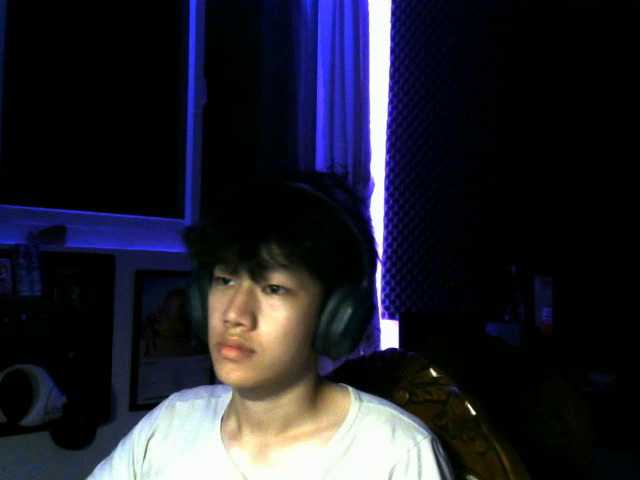
#> input picture frame 19 of video/left.avi, 640 x 480 px, given in place of the camera
$ jupyter execute --allow-errors assignemnt2_group.ipynb   (older library calls are emulated)   (text cells are left out)
#> lines starting #> are read from the running program, lines starting #| are printed output that depends on the picture
[cell 1]
import cv2
import numpy as np
import matplotlib.pyplot as plt
import json
import time
import os, shutil
import open3d as o3d
from stereovision.calibration import StereoCalibration, StereoCalibrator
from stereovision.point_cloud import PointCloud
from stereovision.exceptions import ChessboardNotFoundError

[cell 2]
def removeFolderContent(folder):
    for filename in os.listdir(folder):
        file_path = os.path.join(folder, filename)
        try:
            if os.path.isfile(file_path) or os.path.islink(file_path):
                os.unlink(file_path)
            elif os.path.isdir(file_path):
                shutil.rmtree(file_path)
        except Exception as e:
            print('Failed to delete %s. Reason: %s' % (file_path, e))

[cell 3]
def match_color_balance(reference_img: np.ndarray, target_img: np.ndarray):
    ref_channels = cv2.split(reference_img)
    target_channels = cv2.split(target_img)
    ref_means = [np.mean(ch) for ch in ref_channels]
    target_means = [np.mean(ch) for ch in target_channels]

    balanced_channels = []
    for ref_mean, target_mean, channel in zip(ref_means, target_means, target_channels):
        scale = ref_mean / target_mean if target_mean != 0 else 1
        balanced = np.clip(channel * scale, 0, 255).astype(np.uint8)
        balanced_channels.append(balanced)

    return cv2.merge(balanced_channels)

[cell 4]
def match_lighting(reference_img: np.ndarray, target_img: np.ndarray):
    ref_gray = cv2.cvtColor(reference_img, cv2.COLOR_BGR2GRAY)
    target_gray = cv2.cvtColor(target_img, cv2.COLOR_BGR2GRAY)

    ref_mean, ref_std = np.mean(ref_gray), np.std(ref_gray)
    target_mean, target_std = np.mean(target_gray), np.std(target_gray)

    adjusted = target_img.astype(np.float32)
    adjusted = adjusted - target_mean + ref_mean

    if target_std != 0:
        adjusted *= (ref_std / target_std)

    return np.clip(adjusted, 0, 255).astype(np.uint8)

[cell 5]
cam1 = cv2.VideoCapture(0)
cam2 = cv2.VideoCapture(1)
if not cam1.isOpened() or not cam2.isOpened():
    print("Error: Could not open one or both cameras")
    exit()

[cell 6]
while True:
    ret1, frame1 = cam1.read()
#> frame1 is the input picture: shape (480, 640, 3); mean B, G, R 44.8, 34.7, 34.3
    ret2, frame2 = cam2.read()

    if ret1 and ret2:
        cv2.imshow('Left Camera', frame1)
        frame2 = match_lighting(frame1, frame2)
#> in match_lighting, `ref_gray = cv2.cvtColor(reference_img, cv2.COLOR_BGR2GRAY)`:
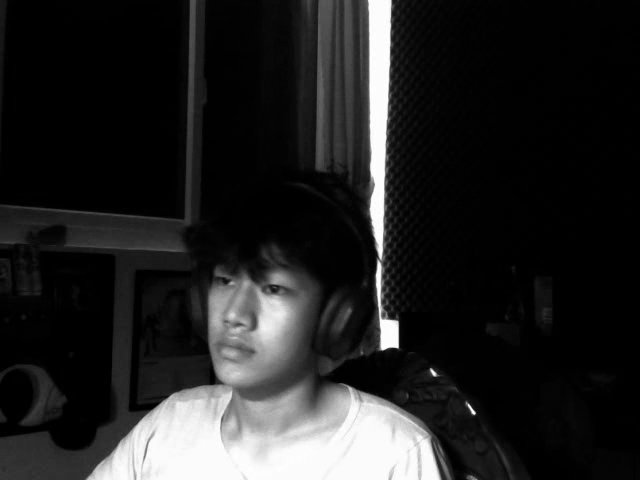
#> ref_gray: shape (480, 640); min 0, max 255, mean 35.7
#> in match_lighting, `ref_mean, ref_std = np.mean(ref_gray), np.std(ref_gray)`: ref_mean = 35.74; ref_std = 70.41
#> in match_lighting, `target_mean, target_std = np.mean(target_gray), np.std(target_gray)`: target_mean = 35.74; target_std = 70.41
        frame2 = match_color_balance(frame1, frame2)
#> in match_color_balance, `ref_means = [np.mean(ch) for ch in ref_channels]`: ref_means = [44.84, 34.71, 34.32]
#> the loop in match_color_balance, `for ref_mean, target_mean, channel in zip(ref_means, target_means, tar..` made 3 passes
#> (ref_mean, target_mean) on passes 1 to 3: (44.84, 44.84), (34.71, 34.71), (34.32, 34.32)
#> pass 1, in match_color_balance, `balanced = np.clip(channel * scale, 0, 255).astype(np.uint8)`:
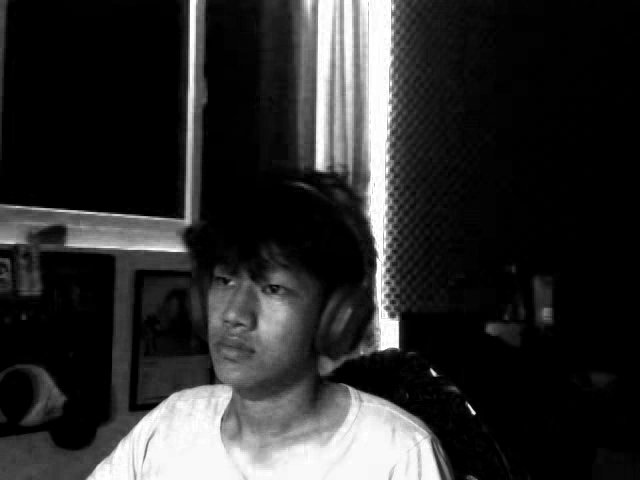
#> balanced: shape (480, 640); min 0, max 255, mean 44.8
#> pass 3, in match_color_balance, `balanced = np.clip(channel * scale, 0, 255).astype(np.uint8)`:
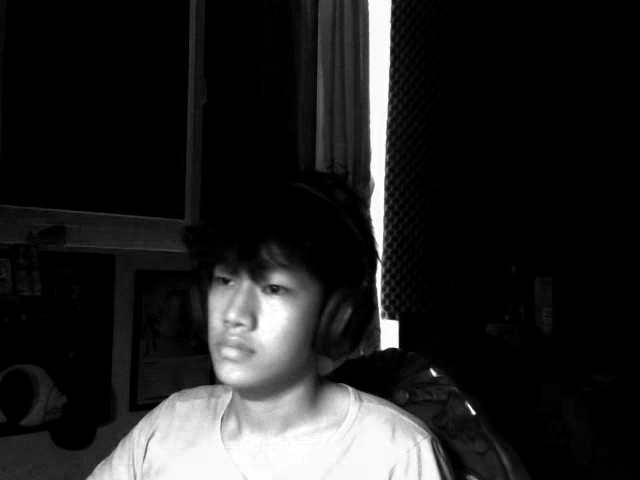
#> balanced: shape (480, 640); min 0, max 255, mean 34.3
#> after the loop in match_color_balance, `for ref_mean, target_mean, channel in zip(ref_means, target_means, tar..`: balanced_channels = 3 items
        cv2.imshow('Right Camera', frame2)

        if cv2.waitKey(1) & 0xFF == ord('q'):
#> (key q is pressed here)
            break

cv2.destroyAllWindows()

[cell 7]
cam1.release()
cam2.release()

[cell 8]
CHESSBOARD_SIZE = (8,6)

[cell 9]
CALIBRATION_PATH = "calibration/"
removeFolderContent(CALIBRATION_PATH)
os.makedirs(f"{CALIBRATION_PATH}/left")
os.makedirs(f"{CALIBRATION_PATH}/right")

[cell 10]
img_count = 0
while True:
    ret1, frame1 = cam1.read()
    ret2, frame2 = cam2.read()

    if ret1 and ret2:
        frame2 = match_lighting(frame1, frame2)
        frame2 = match_color_balance(frame1, frame2)
#> the loop in match_color_balance (call 2), `for ref_mean, target_mean, channel in zip(ref_means, target_means, tar..` made 3 passes
#> (ref_mean, target_mean) on passes 1 to 3: (44.91, 44.91), (34.71, 34.71), (34.35, 34.35)
        cv2.imshow('Left Camera', frame1)
        cv2.imshow('Right Camera', frame2)

        # Save the images when 's' is pressed
        key = cv2.waitKey(1)
#> (key q is pressed here)
        if key & 0xFF == ord('s'):
            img_count += 1
            cv2.imwrite(f'{CALIBRATION_PATH}/left/{img_count}.jpg', frame1)
            cv2.imwrite(f'{CALIBRATION_PATH}/right/{img_count}.jpg', frame2)
            print(f"Saved image pair {img_count}")
        # Break on 'q' key press
        if key & 0xFF == ord('q'):
            break
    else:
        print("Failed to capture image pair")

cv2.destroyAllWindows()

[cell 11]
rows = 6
columns = 8
square_size = 2.5

frame_height = int(cam1.get(cv2.CAP_PROP_FRAME_HEIGHT))
frame_width = int(cam1.get(cv2.CAP_PROP_FRAME_WIDTH))
#> (the rest of this cell did not finish here and is left out)

[cell 12]
def setup_stereo_matcher(is_left: bool = True) -> cv2.StereoSGBM:
    params = {
        'minDisparity': 0 if is_left else -144,
        'numDisparities': 144,
        'blockSize': 5,
        'P1': 50 * 5**3,
        'P2': 100 * 5**3,
        'disp12MaxDiff': 4,
        'uniquenessRatio': 5,
        'speckleWindowSize': 200,
        'speckleRange': 3,
        'mode': cv2.STEREO_SGBM_MODE_SGBM_3WAY
    }
    return cv2.StereoSGBM_create(**params)

[cell 13]
VIDEO_PATH = "video"
removeFolderContent(VIDEO_PATH)

[cell 14]
frame_width = int(cam1.get(cv2.CAP_PROP_FRAME_WIDTH))
frame_height = int(cam1.get(cv2.CAP_PROP_FRAME_HEIGHT))
fps = 20.0

fourcc = cv2.VideoWriter_fourcc(*'XVID')
out1 = cv2.VideoWriter(f'{VIDEO_PATH}/left.avi', fourcc, fps, (frame_width, frame_height))
out2 = cv2.VideoWriter(f'{VIDEO_PATH}/right.avi', fourcc, fps, (frame_width, frame_height))

while True:
    ret1, frame1 = cam1.read()
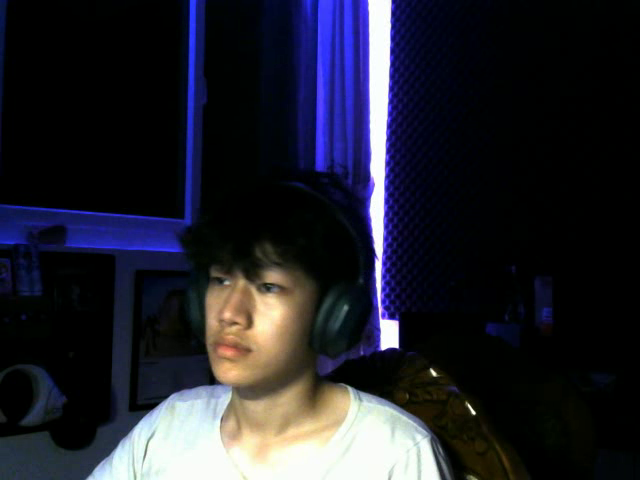
#> input picture frame 21 of video/left.avi, 640 x 480 px, given in place of the camera
#> frame1 is the input picture: shape (480, 640, 3); mean B, G, R 45.1, 34.9, 34.5
    ret2, frame2 = cam2.read()

    if ret1 and ret2:
        out1.write(frame1)
        frame2 = match_lighting(frame1, frame2)
        frame2 = match_color_balance(frame1, frame2)
#> in match_color_balance (call 3), `ref_means = [np.mean(ch) for ch in ref_channels]`: ref_means = [45.11, 34.93, 34.54]
#> the loop in match_color_balance (call 3), `for ref_mean, target_mean, channel in zip(ref_means, target_means, tar..` made 3 passes
#> (ref_mean, target_mean) on passes 1 to 3: (45.11, 45.11), (34.93, 34.93), (34.54, 34.54)
#> pass 2, in match_color_balance (call 3), `balanced = np.clip(channel * scale, 0, 255).astype(np.uint8)`:
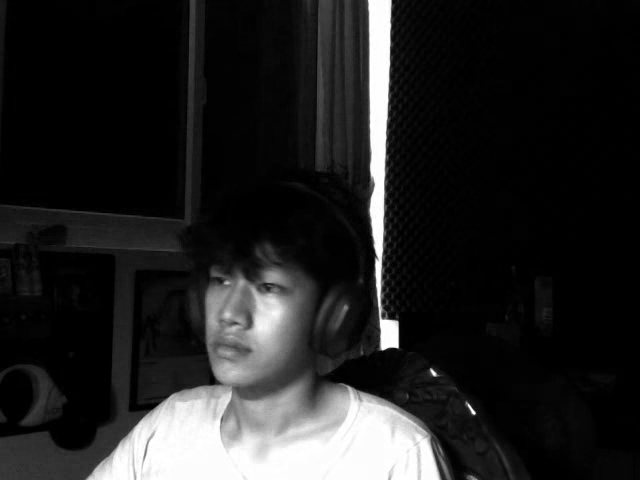
#> balanced: shape (480, 640); min 0, max 255, mean 34.9
        out2.write(frame2)

        cv2.imshow('Left Camera', frame1)
        cv2.imshow('Right Camera', frame2)

        if cv2.waitKey(1) & 0xFF == ord('q'):
#> (key q is pressed here)
            break
    else:
        print("Failed to grab frames.")
        break

out1.release()
out2.release()
cv2.destroyAllWindows()

$ run again, starting later in the video
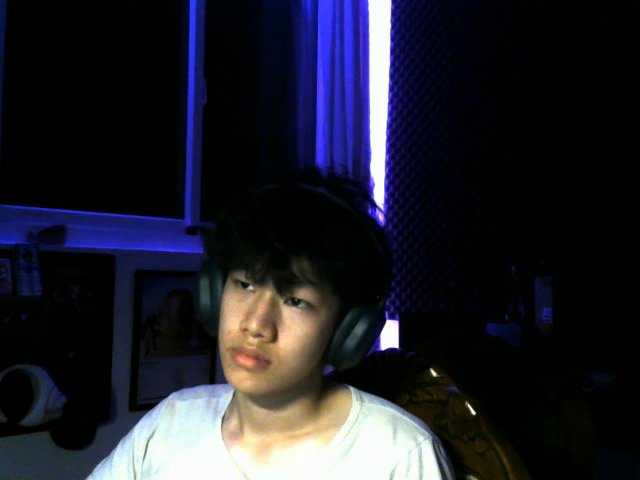
#> input picture frame 89 of video/left.avi, 640 x 480 px, given in place of the camera
#> frame1 is the input picture: shape (480, 640, 3); mean B, G, R 43.6, 33.4, 32.7
#> in match_lighting, `ref_mean, ref_std = np.mean(ref_gray), np.std(ref_gray)`: ref_mean = 34.38; ref_std = 69.29
#> in match_lighting, `target_mean, target_std = np.mean(target_gray), np.std(target_gray)`: target_mean = 34.38; target_std = 69.29
#> ref_means = [43.55, 33.45, 32.75]
#> the loop in match_color_balance, `for ref_mean, target_mean, channel in zip(ref_means, target_means, tar..` made 3 passes
#> (ref_mean, target_mean) on passes 1 to 3: (43.55, 43.55), (33.45, 33.45), (32.75, 32.75)
#> pass 1, in match_color_balance, `balanced = np.clip(channel * scale, 0, 255).astype(np.uint8)`:
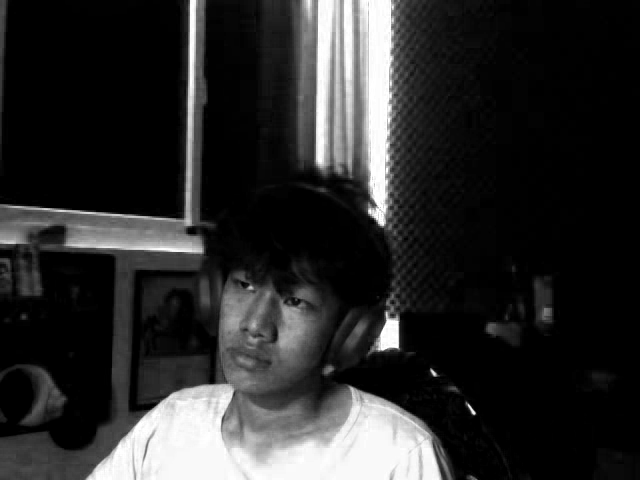
#> balanced: shape (480, 640); min 0, max 255, mean 43.6
#> pass 3, in match_color_balance, `balanced = np.clip(channel * scale, 0, 255).astype(np.uint8)`:
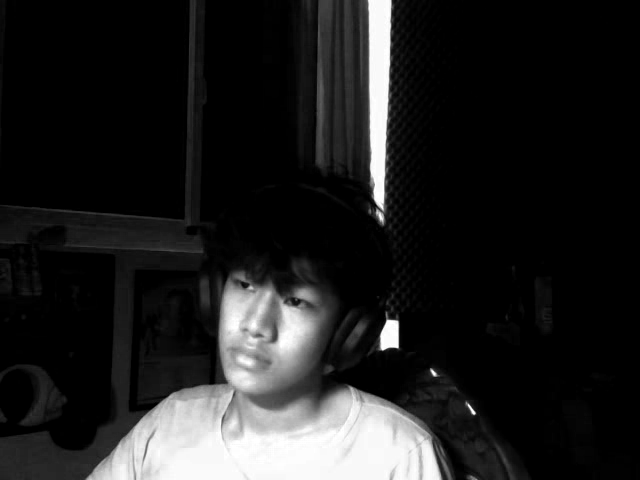
#> balanced: shape (480, 640); min 0, max 255, mean 32.7
#> after the loop in match_color_balance, `for ref_mean, target_mean, channel in zip(ref_means, target_means, tar..`: balanced_channels = 3 items
#> the loop in match_color_balance (call 2), `for ref_mean, target_mean, channel in zip(ref_means, target_means, tar..` made 3 passes
#> (ref_mean, target_mean) on passes 1 to 3: (43.45, 43.45), (33.37, 33.37), (32.66, 32.66)

$ run again, starting later in the video
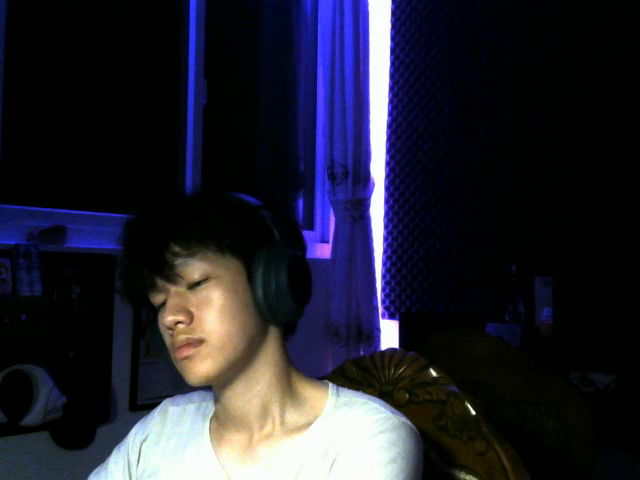
#> input picture frame 159 of video/left.avi, 640 x 480 px, given in place of the camera
#> frame1 is the input picture: shape (480, 640, 3); mean B, G, R 47.7, 35.4, 35.4
#> in match_lighting, `ref_mean, ref_std = np.mean(ref_gray), np.std(ref_gray)`: ref_mean = 36.81; ref_std = 70.03
#> in match_lighting, `target_mean, target_std = np.mean(target_gray), np.std(target_gray)`: target_mean = 36.81; target_std = 70.03
#> ref_means = [47.66, 35.41, 35.44]
#> the loop in match_color_balance, `for ref_mean, target_mean, channel in zip(ref_means, target_means, tar..` made 3 passes
#> (ref_mean, target_mean) on passes 1 to 3: (47.66, 47.66), (35.41, 35.41), (35.44, 35.44)
#> pass 1, in match_color_balance, `balanced = np.clip(channel * scale, 0, 255).astype(np.uint8)`:
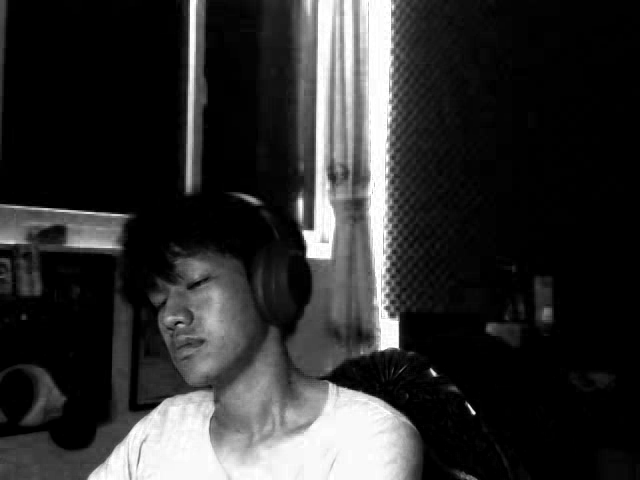
#> balanced: shape (480, 640); min 0, max 255, mean 47.7
#> pass 3, in match_color_balance, `balanced = np.clip(channel * scale, 0, 255).astype(np.uint8)`:
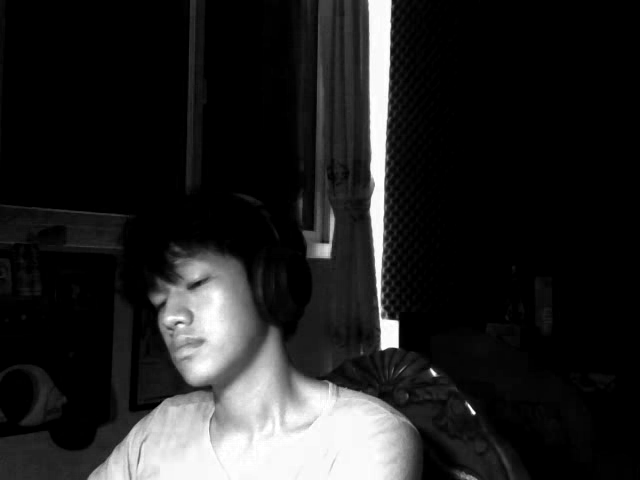
#> balanced: shape (480, 640); min 0, max 255, mean 35.4
#> after the loop in match_color_balance, `for ref_mean, target_mean, channel in zip(ref_means, target_means, tar..`: balanced_channels = 3 items
#> the loop in match_color_balance (call 2), `for ref_mean, target_mean, channel in zip(ref_means, target_means, tar..` made 3 passes
#> (ref_mean, target_mean) on passes 1 to 3: (47.76, 47.76), (35.41, 35.41), (35.49, 35.49)
